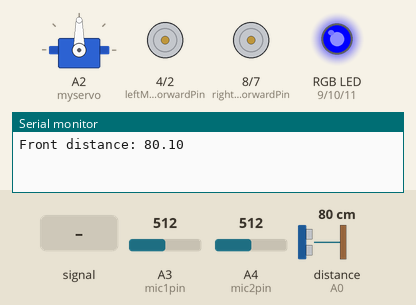
Simulated run of this sketch. Board: Arduino Uno, built with avr-gcc and run on an emulated ATmega328P. Shown: servo, motor-driver pin pairs drawn as motors (green arrow = first pin HIGH = forward, orange = second pin HIGH = backward, longer = more drive, scaled by the enable pin), an RGB LED mixed from three pins (HIGH = lit), the last lines printed to the serial monitor. Wiring (inferred from the names in the program): ultrasonic range finder: trigger A1; echo A0. Inputs (shaded band) come from the test bench; at power-on: distance to the obstacle (sensor on A0) 80 cm, A3 (mic1pin) = 512, A4 (mic2pin) = 512. The echo pulse lasts 58.3 µs per cm; pins used as bus, display or sensor lines are not drawn.

Above: at 1.2 s.
1.3 s: A3 (mic1pin) fed a 200 Hz sine of ±81 counts around its level
At 3.64 s:
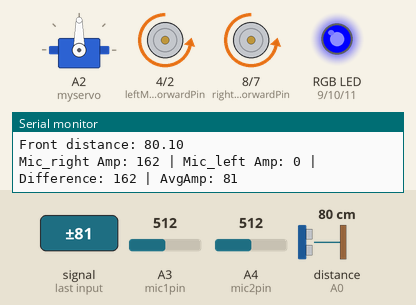
At 7.17 s:
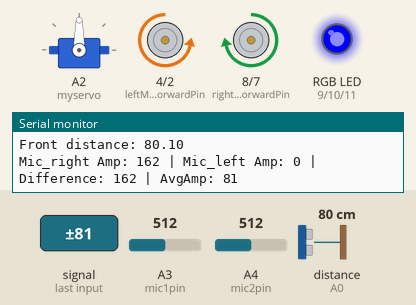
8.7 s: distance to the obstacle (sensor on A0) set to 32 cm
12.5 s: distance to the obstacle (sensor on A0) set to 27 cm
At 15.39 s:
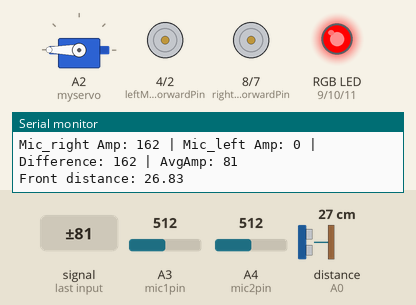
Timing chart, 0 to 23.4 s (numbered marks = the images above; inputs shaded):
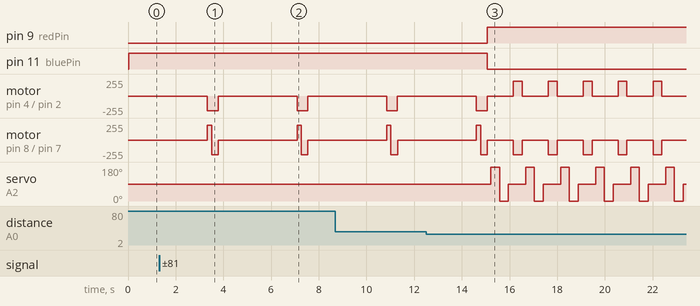

The sketch:

cod_final_robo.ino
```cpp
#include <Servo.h>


// ================= MOTOR PINS =================
const int leftMotorForwardPin  = 4;
const int leftMotorBackwardPin = 2;
const int rightMotorForwardPin = 8;
const int rightMotorBackwardPin = 7;
const int leftMotorSpeedPin  = 5;   // PWM
const int rightMotorSpeedPin = 6;   // PWM


// ================= MICROPHONE PINS =================
const int mic1pin = A3;
const int mic2pin = A4;


// ================= ULTRASONIC + SERVO =================
Servo myservo;
const int Echo_Pin = A0;
const int Trig_Pin = A1;


// ================= RGB LED (COMMON GND) =================
const int redPin   = 9;
const int greenPin = 10;
const int bluePin  = 11;


// ================= SOUND VARIABLES =================
const int sample_window = 3000;
int mic1, mic2;
int mic1_max, mic1_min, mic2_max, mic2_min;
int amp1, amp2, difference;


const int lowSoundThreshold = 25;
const int turnDifferenceThreshold = 20;
const int maxThreshold = 1000;


// ================= SPEED SETTINGS =================
int speedHigh = 255;
int speedMed  = 220;
int speedLow  = 180;


// ================= OBSTACLE =================
const int obstacleStopDistance = 30;


// =====================================================
// RGB LED FUNCTIONS (COMMON CATHODE)
// =====================================================
void ledOff() {
  digitalWrite(redPin, LOW);
  digitalWrite(greenPin, LOW);
  digitalWrite(bluePin, LOW);
}


void ledRed() {        // Obstacle
  digitalWrite(redPin, HIGH);
  digitalWrite(greenPin, LOW);
  digitalWrite(bluePin, LOW);
}


void ledBlue() {       // Searching
  digitalWrite(redPin, LOW);
  digitalWrite(greenPin, LOW);
  digitalWrite(bluePin, HIGH);
}


void ledGreen() {      // Target reached
  digitalWrite(redPin, LOW);
  digitalWrite(greenPin, HIGH);
  digitalWrite(bluePin, LOW);
}


// =====================================================
// ULTRASONIC DISTANCE FUNCTION
// =====================================================
float checkdistance() {
  digitalWrite(Trig_Pin, LOW);
  delayMicroseconds(2);
  digitalWrite(Trig_Pin, HIGH);
  delayMicroseconds(10);
  digitalWrite(Trig_Pin, LOW);


  float distance = pulseIn(Echo_Pin, HIGH) / 58.0;
  delay(20);
  return distance;
}


// =====================================================
// MOTOR FUNCTIONS
// =====================================================
void driveForward() {
  digitalWrite(leftMotorForwardPin, LOW);
  digitalWrite(leftMotorBackwardPin, HIGH);
  digitalWrite(rightMotorForwardPin, LOW);
  digitalWrite(rightMotorBackwardPin, HIGH);
}


void driveBackward() {
  digitalWrite(leftMotorForwardPin, HIGH);
  digitalWrite(leftMotorBackwardPin, LOW);
  digitalWrite(rightMotorForwardPin, HIGH);
  digitalWrite(rightMotorBackwardPin, LOW);
}


void turnRight() {
  digitalWrite(leftMotorForwardPin, HIGH);
  digitalWrite(leftMotorBackwardPin, LOW);
  digitalWrite(rightMotorForwardPin, LOW);
  digitalWrite(rightMotorBackwardPin, HIGH);
}


void turnLeft() {
  digitalWrite(leftMotorForwardPin, LOW);
  digitalWrite(leftMotorBackwardPin, HIGH);
  digitalWrite(rightMotorForwardPin, HIGH);
  digitalWrite(rightMotorBackwardPin, LOW);
}


void stopDriving() {
  digitalWrite(leftMotorForwardPin, LOW);
  digitalWrite(leftMotorBackwardPin, LOW);
  digitalWrite(rightMotorForwardPin, LOW);
  digitalWrite(rightMotorBackwardPin, LOW);
}


// =====================================================
// OBSTACLE AVOIDANCE
// =====================================================
bool handleObstacle() {
  float d = checkdistance();
  Serial.print("Front distance: ");
  Serial.println(d);


  if (d > 0 && d <= obstacleStopDistance) {
    ledRed();                 // OBSTACLE → RED
    stopDriving();
    delay(150);


    // scan left
    myservo.write(180);
    delay(350);
    float leftD = checkdistance();


    // scan right
    myservo.write(0);
    delay(350);
    float rightD = checkdistance();


    // return servo to front
    myservo.write(90);
    delay(200);


    if (leftD > rightD) {
      turnLeft();
      delay(350);
    } else {
      turnRight();
      delay(350);
    }


    return true;
  }


  return false;
}


// =====================================================
// SETUP
// =====================================================
void setup() {
  Serial.begin(9600);


  pinMode(leftMotorForwardPin, OUTPUT);
  pinMode(leftMotorBackwardPin, OUTPUT);
  pinMode(rightMotorForwardPin, OUTPUT);
  pinMode(rightMotorBackwardPin, OUTPUT);
  pinMode(leftMotorSpeedPin, OUTPUT);
  pinMode(rightMotorSpeedPin, OUTPUT);


  pinMode(Trig_Pin, OUTPUT);
  pinMode(Echo_Pin, INPUT);


  pinMode(redPin, OUTPUT);
  pinMode(greenPin, OUTPUT);
  pinMode(bluePin, OUTPUT);


  myservo.attach(A2);
  myservo.write(90);


  ledOff();
}


// =====================================================
// LOOP
// =====================================================
void loop() {


  // OBSTACLE CHECK FIRST
  if (handleObstacle()) return;


  // SEARCHING FOR SOUND → BLUE
  ledBlue();


  stopDriving();
  delay(300);


  mic1_min = mic2_min = 1023;
  mic1_max = mic2_max = 0;


  unsigned long start_time = millis();


  while (millis() - start_time < sample_window) {
    mic1 = analogRead(mic1pin);
    mic2 = analogRead(mic2pin);


    mic1_min = min(mic1_min, mic1);
    mic1_max = max(mic1_max, mic1);
    mic2_min = min(mic2_min, mic2);
    mic2_max = max(mic2_max, mic2);
  }


  amp1 = mic1_max - mic1_min;
  amp2 = mic2_max - mic2_min;
  difference = amp1 - amp2;
  int avgAmp = (amp1 + amp2) / 2;


  Serial.print("Mic_right Amp: ");
  Serial.print(amp1);
  Serial.print(" | Mic_left Amp: ");
  Serial.print(amp2);
  Serial.print(" | Difference: ");
  Serial.print(difference);
  Serial.print(" | AvgAmp: ");
  Serial.println(avgAmp);


  // MAX THRESHOLD → GREEN
  if (avgAmp > maxThreshold) {
    ledGreen();
    stopDriving();
    return;
  }


  // SPEED SCALING
  int motorSpeed = speedHigh;
  if (avgAmp > 150) motorSpeed = speedLow;
  else if (avgAmp > 80) motorSpeed = speedMed;


  analogWrite(leftMotorSpeedPin, motorSpeed);
  analogWrite(rightMotorSpeedPin, motorSpeed);


  // WEAK SOUND → KEEP SEARCHING
  if (amp1 < lowSoundThreshold && amp2 < lowSoundThreshold) {
    stopDriving();
    return;
  }


  // STEERING
  if (difference > turnDifferenceThreshold) {
    turnLeft();
    delay(180);
    driveForward();
    delay(250);
  }
  else if (difference < -turnDifferenceThreshold) {
    turnRight();
    delay(180);
 driveForward();
    delay(250);
  }
  else {
    driveForward();
    delay(400);
  }
}                
```

Measured:
- the behaviour switches between 31 and 30 cm on distance to the obstacle (sensor on A0) (found by bisection; images 2 and 3)
- after the input at 12.5 s, pin 9 (redPin): LOW → HIGH after 2.6 s; pin 11 (bluePin): HIGH → LOW after 2.6 s; servo on A2 (myservo): 90° → 180° after 2.7 s, then repeats every 1.5 s: 0° 0.37 s, 90° 0.72 s, 180° 0.37 s
